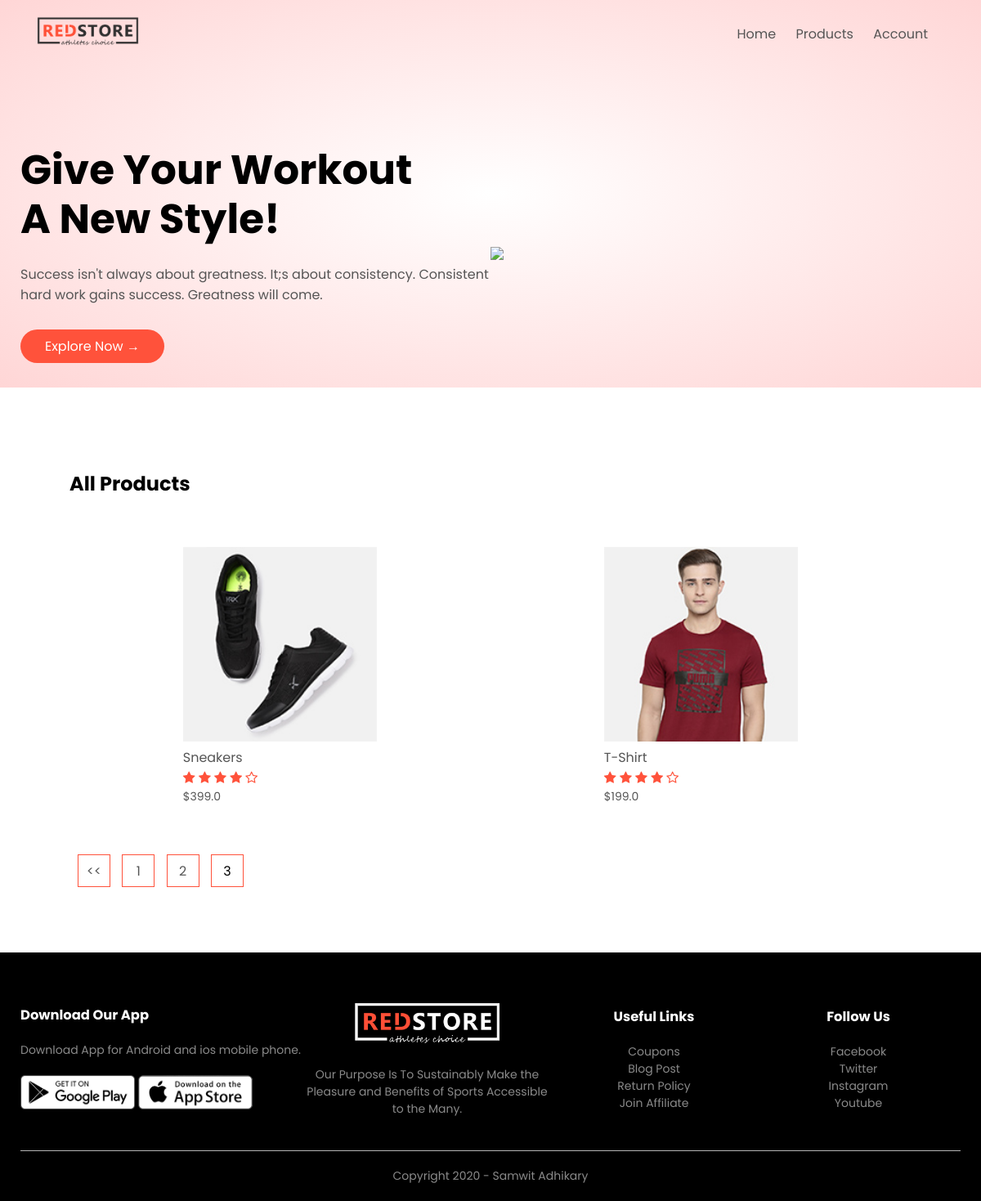
Screenshot of /product_list?page=3 with the database file from the repository.
### products/models.py (models this page shows, shortened)
class Product(models.Model):
    LIVE=1
    DELETE=0
    DELETE_CHOICES=((LIVE,'Live'),(DELETE,'Delete'))
    title=models.CharField(max_length=200)
    price=models.FloatField()
    discription=models.TextField()
    image=models.ImageField(upload_to='media/')
    priority=models.IntegerField(default=0)
    delete_status=models.IntegerField(choices=DELETE_CHOICES,default=LIVE)
    created_at=models.DateTimeField(auto_now_add=True)
    updated_at=models.DateTimeField(auto_now=True)

### products/views.py (the view)
# urls.py: path('product_list',views.list_products,name='list_product'),
def list_products(request):
    page = 1
    if request.GET:
        page = request.GET.get('page', 1)
    product_list = Product.objects.order_by('-priority')
    product_paginator = Paginator(product_list, 2)
    product_list = product_paginator.get_page(page)
    context = {'products': product_list}
    return render(request, 'products.html', context)

### products/templatetags/chunks.py (called while the page is built)
@register.filter(name='chunks')
def chunks(list_data,chunk_size):
    chunk=[]
    i=0
    for data in list_data:
        chunk.append(data)
        i=i+1
        if i==chunk_size:
            yield chunk
            i=0
            chunk_size=[]
    if chunk:
        yield chunk

### templates/products.html
{% extends 'blank_layout.html' %}
{% block content %}
{% include 'product_list.html' %}
{% endblock content %}

### templates/product_list.html (shortened to what this page needs)
{% load static %}
{% load chunks %}
<div class="small-container">
    <div class="row row-2">
        <h2>All Products</h2>
    </div>
    {% for product_chunks in products|chunks:4 %}
        <div class="row">
            {% for product in product_chunks %}
                <div class="col-4">
                    <a href="{% url 'detail_products' product.id %}"> <img src="{{ product.image.url }}"> </a>
                    <h4> {{ product.title }} </h4>
                    <div class="rating">
                        <i class="fa fa-star"></i>
                        <i class="fa fa-star"></i>
                        <i class="fa fa-star"></i>
                        <i class="fa fa-star"></i>
                        <i class="fa fa-star-o"></i>
                    </div>
                    <p>${{ product.price }}</p>
                </div>
            {% endfor %}
        </div>
    {% endfor %}
    <div class="page-btn">
        <div class="page-btn">
            {% if products.has_previous %}
                <a href="?page={{ products.previous_page_number }}"><span><<</span></a>
            {% endif %}
            {% for i in products.paginator.page_range %}
                {% if products.number == i %}
                    <span class="current">{{ i }}</span>
                {% elif i > products.number|add:'-3' and i < products.number|add:'3' %}
                    <a href="?page={{ i }}"><span>{{ i }}</span></a>
                {% elif i == products.number|add:'-3' or i == products.number|add:'3' %}
                    <span>...</span>
                {% endif %}
            {% endfor %}
        </div>
    </div>
</div>

### static/css/style.css (style rules this page uses)
* { margin: 0; padding: 0; box-sizing: border-box; }
body { font-family: 'Poppins', sans-serif; }
a { text-decoration: none; color: #555; }
p { color: #555; }
.row { display: flex; align-items: center; flex-wrap: wrap; justify-content: space-around; }
.small-container { max-width: 1080px; margin: auto; padding-left: 25px; padding-right: 25px; }
.col-4 { flex-basis: 25%; padding: 10px; min-width: 200px; margin-bottom: 50px; transition: transform 0.5s; }
.col-4 img { width: 100%; }
h4 { color: #555; font-weight: normal; }
.col-4 p { font-size: 14px; }
.rating .fa { color: #ff523b; }
.row-2 { justify-content: space-between; margin: 100px auto 50px; }
.page-btn { margin: 0 auto 80px; }
.page-btn span { display: inline-block; border: 1px solid #ff523b; margin-left: 10px; width: 40px; height: 40px; text-align: center; line-height: 40px; cursor: pointer; }

### rows the page displays
Product: image (picture), title "Sneakers", price "399.0"
Product: image (picture), title "T-Shirt", price "199.0"

### other values shown
{{ i }} "1" "2"
{{ i }} "3"
